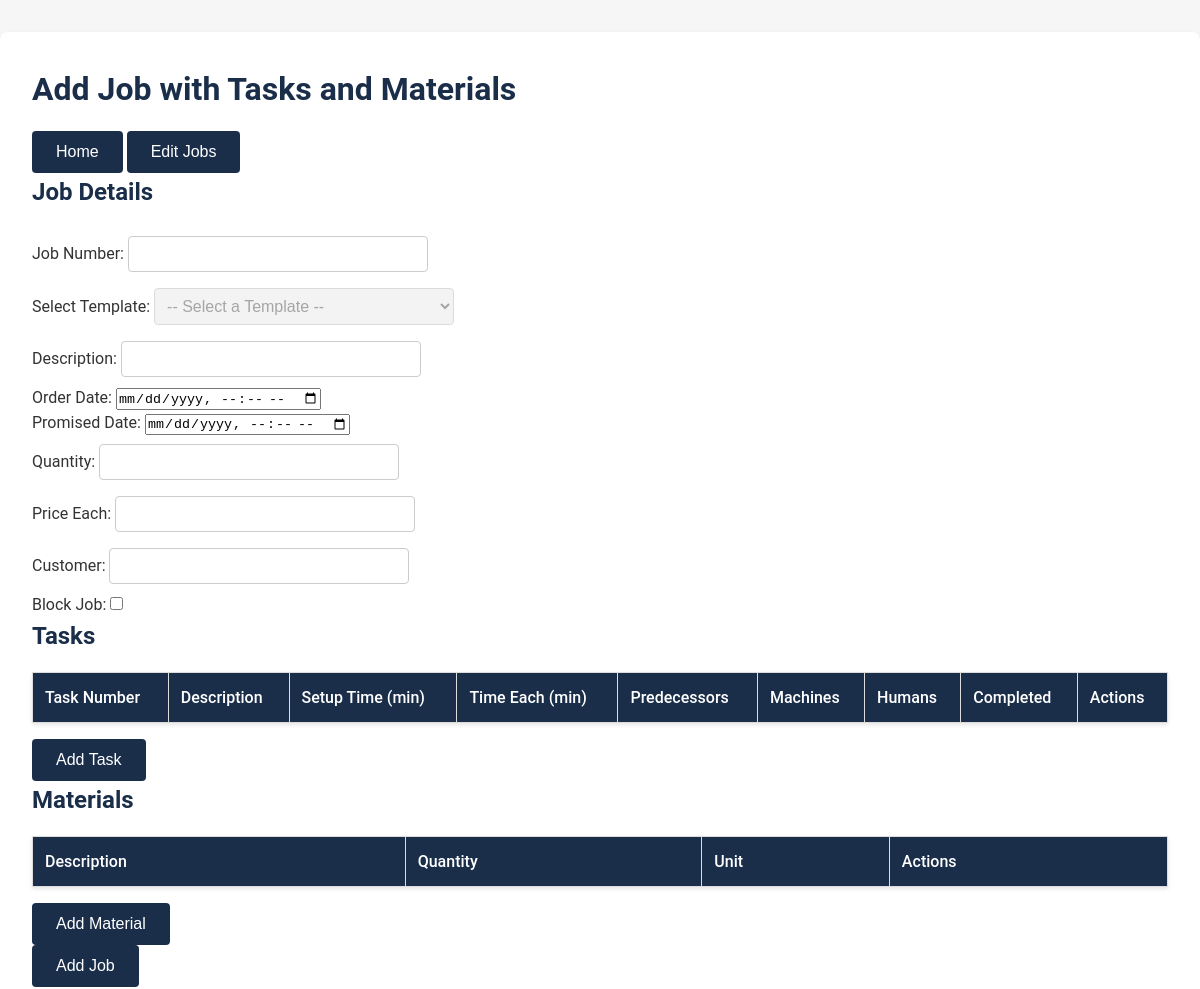
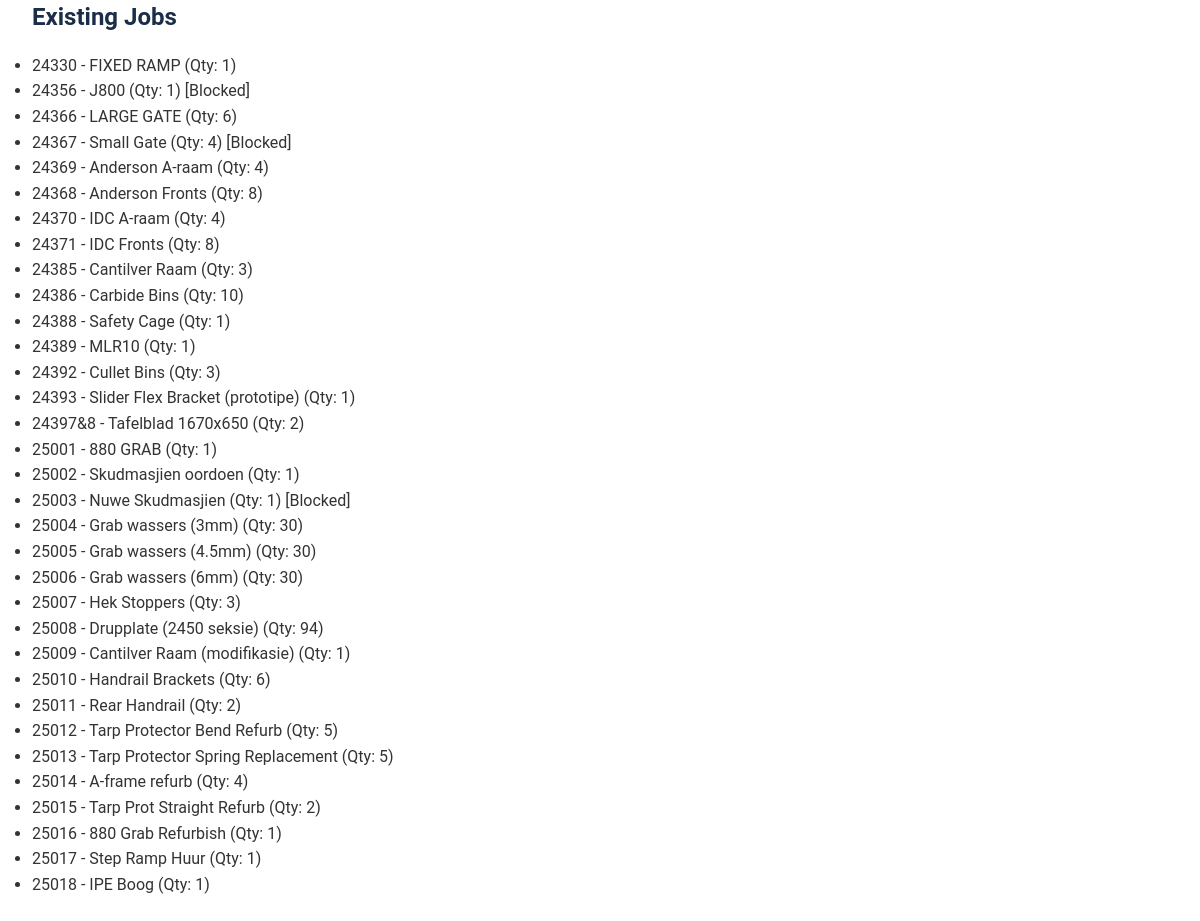
Screenshot of /add_job_with_tasks with the database file from the repository (2 pictures, top to bottom).
### app.py (models this page shows)
class Job(db.Model):
    id = db.Column(db.Integer, primary_key=True)
    job_number = db.Column(db.String(50), unique=True, nullable=False)
    description = db.Column(db.String(255))
    order_date = db.Column(db.DateTime, nullable=True)
    promised_date = db.Column(db.DateTime, nullable=True)
    quantity = db.Column(db.Integer, nullable=False)
    price_each = db.Column(db.Float, nullable=False)
    customer = db.Column(db.String(100))
    completed = db.Column(db.Boolean, default=False, nullable=False)
    blocked = db.Column(db.Boolean, default=False, nullable=False)

### app.py (the view, shortened to what this page needs)
@app.route('/add_job_with_tasks', methods=['GET', 'POST'])
def add_job_with_tasks():
    templates = Template.query.all()
    jobs = Job.query.all()
    machine_resources = Resource.query.filter_by(type='M').all()
    human_resources = Resource.query.filter_by(type='H').all()
    machine_groups = ResourceGroup.query.filter_by(type='M').all()
    human_groups = ResourceGroup.query.filter_by(type='H').all()
    return render_template('add_job_with_tasks.html', templates=templates, jobs=jobs,
                         machine_resources=machine_resources, human_resources=human_resources,
                         machine_groups=machine_groups, human_groups=human_groups)

### templates/add_job_with_tasks.html (shortened to what this page needs)
<!DOCTYPE html>
<html lang="en">
<head>
    <link rel="stylesheet" href="{{ url_for('static', filename='styles.css') }}">
</head>
<body>
    <div class="container">
        <h1>Add Job with Tasks and Materials</h1>
        <button onclick="window.location.href='{{ url_for('index') }}'">Home</button>
        <button onclick="window.location.href='{{ url_for('review_jobs') }}'">Edit Jobs</button>
        <form method="POST" action="{{ url_for('add_job_with_tasks') }}">
            <h2>Job Details</h2>
            <label for="job_number">Job Number:</label>
            <input type="text" id="job_number" name="job_number" oninput="toggleTemplateDropdown()" required><br>
            <label for="template_id">Select Template:</label>
            <select id="template_id" name="template_id" onchange="populateFromTemplate()" disabled>
                <option value="">-- Select a Template --</option>
            </select><br>
            <label for="description">Description:</label>
            <input type="text" id="description" name="description"><br>
            <label for="order_date">Order Date:</label>
            <input type="datetime-local" id="order_date" name="order_date"><br>
            <label for="promised_date">Promised Date:</label>
            <input type="datetime-local" id="promised_date" name="promised_date"><br>
            <label for="quantity">Quantity:</label>
            <input type="number" id="quantity" name="quantity" min="1" required><br>
            <label for="price_each">Price Each:</label>
            <input type="number" id="price_each" name="price_each" min="0" step="0.01" required><br>
            <label for="customer">Customer:</label>
            <input type="text" id="customer" name="customer"><br>
            <label for="blocked">Block Job:</label>
            <input type="checkbox" id="blocked" name="blocked"><br>
            <h2>Tasks</h2>
            <table>
                <thead>
                    <tr>
                        <th>Task Number</th>
                        <th>Description</th>
                        <th>Setup Time (min)</th>
                        <th>Time Each (min)</th>
                        <th>Predecessors</th>
                        <th>Machines</th>
                        <th>Humans</th>
                        <th>Completed</th>
                        <th>Actions</th>
                    </tr>
                </thead>
            </table>
            <button type="button" onclick="addTaskRow()">Add Task</button>
            <h2>Materials</h2>
            <table>
                <thead>
                    <tr>
                        <th>Description</th>
                        <th>Quantity</th>
                        <th>Unit</th>
                        <th>Actions</th>
                    </tr>
                </thead>
            </table>
            <button type="button" onclick="addMaterialRow()">Add Material</button>
            <br><button type="submit">Add Job</button>
        </form>
        <h2>Existing Jobs</h2>
        <ul>
            {% for job in jobs %}
                <li>{{ job.job_number }} - {{ job.description }} (Qty: {{ job.quantity }}) {% if job.blocked %}[Blocked]{% endif %}</li>
            {% endfor %}
        </ul>
    </div>
</body>
</html>

### static/styles.css (style rules this page uses)
* { margin: 0; padding: 0; box-sizing: border-box; }
body { font-family: 'Roboto', sans-serif; background-color: #F5F6F5; color: #333333; line-height: 1.6; }
h1, h2, h3 { color: #1A2E4A; margin-bottom: 1rem; }
button, input[type="submit"] { background-color: #1A2E4A; color: #FFFFFF; border: none; padding: 0.75rem 1.5rem; border-radius: 4px; cursor: pointer; font-size: 1rem; transition: background-color 0.3s ease; }
input[type="text"], input[type="number"], input[type="date"], select { padding: 0.5rem; margin: 0.5rem 0; border: 1px solid #CCCCCC; border-radius: 4px; font-size: 1rem; width: 100%; max-width: 300px; }
table { width: 100%; border-collapse: collapse; background-color: #FFFFFF; box-shadow: 0 2px 4px rgba(0, 0, 0, 0.1); margin: 1rem 0; }
th, td { border: 1px solid #DDDDDD; padding: 0.75rem; text-align: left; }
th { background-color: #1A2E4A; color: #FFFFFF; font-weight: 500; }
.container { max-width: 1200px; margin: 0 auto; padding: 2rem; background-color: #FFFFFF; border-radius: 8px; box-shadow: 0 4px 6px rgba(0, 0, 0, 0.1); margin-top: 2rem; }

### rows the page displays
Job: job_number "24330", description "FIXED RAMP", quantity "1"
Job: job_number "24356", description "J800", quantity "1", blocked "[Blocked]"
Job: job_number "24366", description "LARGE GATE", quantity "6"
Job: job_number "24367", description "Small Gate", quantity "4", blocked "[Blocked]"
Job: job_number "24369", description "Anderson A-raam", quantity "4"
Job: job_number "24368", description "Anderson Fronts", quantity "8"
Job: job_number "24370", description "IDC A-raam", quantity "4"
Job: job_number "24371", description "IDC Fronts", quantity "8"
Job: job_number "24385", description "Cantilver Raam", quantity "3"
Job: job_number "24386", description "Carbide Bins", quantity "10"
Job: job_number "24388", description "Safety Cage", quantity "1"
Job: job_number "24389", description "MLR10", quantity "1"
Job: job_number "24392", description "Cullet Bins", quantity "3"
Job: job_number "24393", description "Slider Flex Bracket (prototipe)", quantity "1"
Job: job_number "24397&8", description "Tafelblad 1670x650", quantity "2"
Job: job_number "25001", description "880 GRAB", quantity "1"
Job: job_number "25002", description "Skudmasjien oordoen", quantity "1"
Job: job_number "25003", description "Nuwe Skudmasjien", quantity "1", blocked "[Blocked]"
Job: job_number "25004", description "Grab wassers (3mm)", quantity "30"
Job: job_number "25005", description "Grab wassers (4.5mm)", quantity "30"
Job: job_number "25006", description "Grab wassers (6mm)", quantity "30"
Job: job_number "25007", description "Hek Stoppers", quantity "3"
Job: job_number "25008", description "Drupplate (2450 seksie)", quantity "94"
Job: job_number "25009", description "Cantilver Raam (modifikasie)", quantity "1"
Job: job_number "25010", description "Handrail Brackets", quantity "6"
Job: job_number "25011", description "Rear Handrail", quantity "2"
Job: job_number "25012", description "Tarp Protector Bend Refurb", quantity "5"
Job: job_number "25013", description "Tarp Protector Spring Replacement", quantity "5"
Job: job_number "25014", description "A-frame refurb", quantity "4"
Job: job_number "25015", description "Tarp Prot Straight Refurb", quantity "2"
Job: job_number "25016", description "880 Grab Refurbish", quantity "1"
Job: job_number "25017", description "Step Ramp Huur", quantity "1"
Job: job_number "25018", description "IPE Boog", quantity "1"
